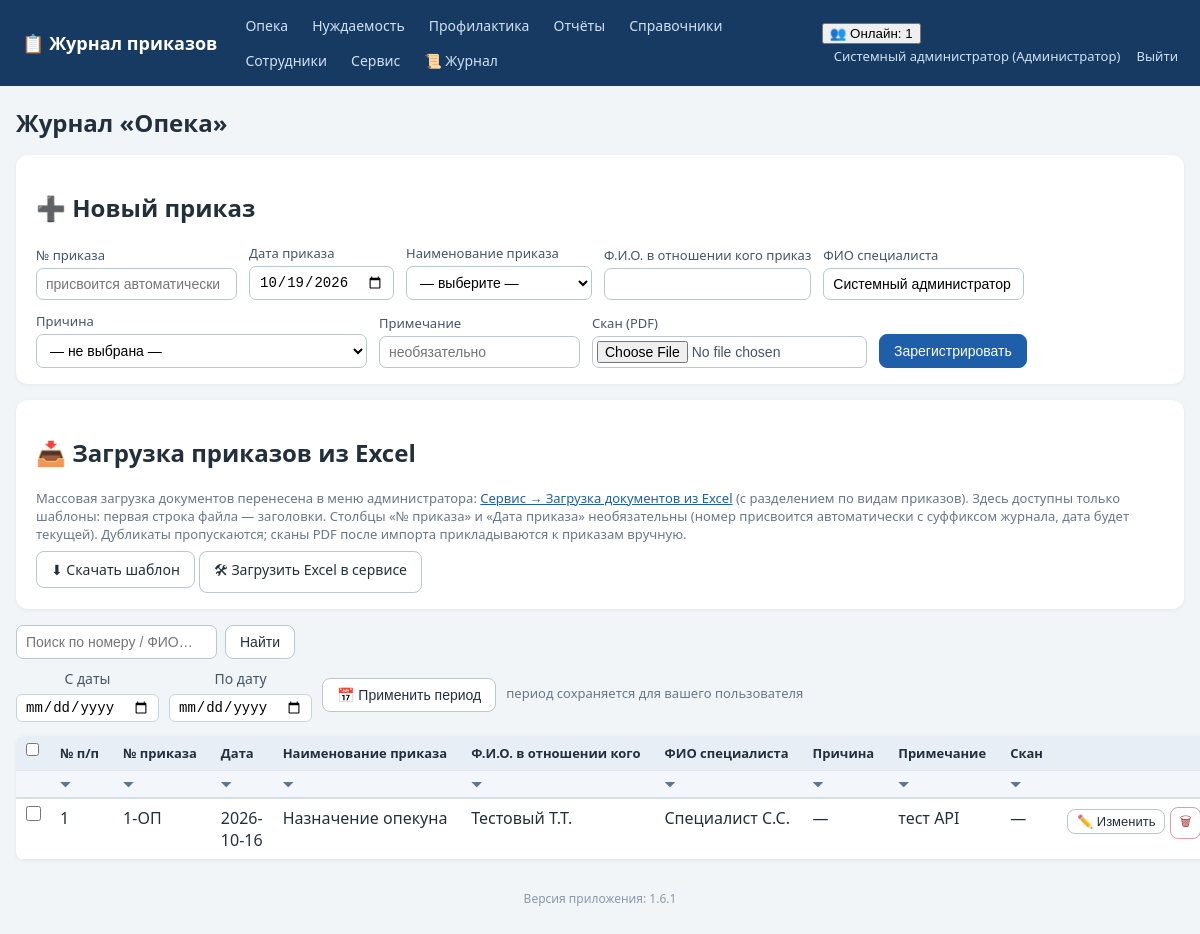
Screenshot of /journal/opeka (signed in) with the database file from the repository.
### tables this page shows
CREATE TABLE employees (
    id INTEGER PRIMARY KEY AUTOINCREMENT,
    full_name TEXT NOT NULL,
    position TEXT NOT NULL DEFAULT '',
    login TEXT UNIQUE,
    password_hash TEXT,
    pwd_changed_at TEXT,           -- дата последней самостоятельной смены пароля
    role_id INTEGER REFERENCES roles(id)
);

CREATE TABLE roles (
    id INTEGER PRIMARY KEY AUTOINCREMENT,
    name TEXT UNIQUE NOT NULL
);

CREATE TABLE orders (
    id INTEGER PRIMARY KEY AUTOINCREMENT,
    journal TEXT NOT NULL,           -- opeka / nuzhdaemost / profilaktika
    order_number TEXT NOT NULL,      -- номер приказа, напр. "12-оп"
    order_date TEXT NOT NULL,        -- ГГГГ-ММ-ДД
    order_type_id INTEGER REFERENCES order_types(id),
    person_fio TEXT NOT NULL DEFAULT '',   -- ФИО в отношении кого
    specialist_fio TEXT NOT NULL DEFAULT '', -- ФИО специалиста
    note TEXT NOT NULL DEFAULT '',         -- примечание (добавлено в 1.2.0)
    scan_path TEXT,
    created_at TEXT DEFAULT CURRENT_TIMESTAMP
, reason_id INTEGER REFERENCES reasons(id));

CREATE TABLE order_types (
    id INTEGER PRIMARY KEY AUTOINCREMENT,
    kind TEXT NOT NULL,              -- вид приказа (название журнала)
    name TEXT NOT NULL,              -- наименование приказа
    prefix TEXT NOT NULL DEFAULT '', -- префикс номера приказа для вида (напр. "ОП" -> 1-ОП)
    UNIQUE(kind, name)
);

### app.py (the view)
@app.route('/journal/<journal>')
def journal_list(journal):
    if journal not in JOURNAL_TYPES:
        abort(404)
    user = current_user()
    if not can_access_journal(user, journal):
        abort(403)
    q = request.args.get('q', '').strip()
    conn = get_db()
    p1, p2 = journal_period(conn, user['id'], journal, request.args)
    sql = ('SELECT o.*, t.name AS type_name, rs.name AS reason_name FROM orders o '
           'LEFT JOIN order_types t ON t.id=o.order_type_id '
           'LEFT JOIN reasons rs ON rs.id=o.reason_id WHERE o.journal=?')
    params = [journal]
    if p1:
        sql += ' AND o.order_date>=?'
        params.append(p1)
    if p2:
        sql += ' AND o.order_date<=?'
        params.append(p2)
    if q:
        sql += ' AND (o.order_number LIKE ? OR o.person_fio LIKE ? OR o.specialist_fio LIKE ?)'
        like = f'%{q}%'
        params += [like, like, like]
    sql += (' ORDER BY o.order_date DESC, ' + _ORDER_NUM_SQL.format(col='o.order_number') +
            ' DESC, o.order_number DESC')
    rows = conn.execute(sql, params).fetchall()
    types = conn.execute('SELECT * FROM order_types WHERE kind=? ORDER BY name',
                         (journal,)).fetchall()
    reasons = conn.execute(
        'SELECT * FROM reasons WHERE COALESCE(journal, ?)=? AND active=1 '
        'ORDER BY name',
        (journal, journal)).fetchall()
    today = date.today().isoformat()
    conn.close()
    return render_template('journal.html', journal=journal, title=JOURNAL_TITLES[journal],
                           rows=rows, types=types, reasons=reasons, today=today,
                           q=q, p1=p1, p2=p2, has_reason=REASONS_ENABLED.get(journal, False))

### app.py (called while the page is built, shortened)
def has_request_context_safe():
    try:
        from flask import has_request_context
        return has_request_context()
    except Exception:
        return False

def _session_signature(uid):
    raw = request.cookies.get(app.config['SESSION_COOKIE_NAME'], '')
    if not raw:
        return ''

def _db_touch_throttled(key, min_interval=10.0):
    now = time.time()
    last = _DB_TOUCH_TS.get(key, 0)
    if now - last >= min_interval:
        _DB_TOUCH_TS[key] = now
        return True
    return False

def db_cleanup_active_sessions(cutoff):
    try:
        conn = get_db()
        conn.execute('DELETE FROM active_sessions WHERE last_seen < ?', (cutoff,))
        conn.commit()
        conn.close()
    except Exception:
        pass

def touch_active_session(uid):
    sid = _session_signature(uid)
    ip = request.remote_addr if has_request_context_safe() else ''
    now = time.time()
    with ACTIVE_SESSIONS_LOCK:
        ACTIVE_SESSIONS[(uid, sid)] = {'last_seen': now, 'ip': ip}
    if _db_touch_throttled((uid, sid)):
        db_touch_active_session(uid, sid, ip)

def cleanup_active_sessions():
    cutoff = time.time() - ACTIVE_TIMEOUT
    with ACTIVE_SESSIONS_LOCK:
        expired = [k for k, v in ACTIVE_SESSIONS.items()
                   if v['last_seen'] < cutoff]
        for k in expired:
            del ACTIVE_SESSIONS[k]
    db_cleanup_active_sessions(cutoff)

@app.before_request
def _mark_tls_noise_context():
    try:
        from flask import g as _fg
        _tls_noise_ctx.g = _fg
    except Exception:
        pass

def get_db():
    conn = sqlite3.connect(DB_PATH)
    conn.row_factory = sqlite3.Row
    conn.execute('PRAGMA foreign_keys = ON')
    return conn

def current_user():
    uid = session.get('user_id')
    if not uid:
        return None
    conn = get_db()
    u = conn.execute('SELECT e.*, r.name AS role_name FROM employees e '
                     'LEFT JOIN roles r ON r.id=e.role_id WHERE e.id=?', (uid,)).fetchone()
    conn.close()
    return u

def can_access_journal(user, journal):
    if not user:
        return False
    if user['role_name'] in FULL_DATA_ROLES:  # админ и начальник — полный доступ
        return True
    return user['role_name'] in ROLE_ACCESS[journal]

def _valid_iso_date(s):
    try:
        d = date.fromisoformat((s or '').strip())
        return d.isoformat()
    except (ValueError, TypeError):
        return None

### templates/journal.html (shortened to what this page needs)
{% extends 'base.html' %}
{% block content %}
<h1>Журнал «{{ title }}»</h1>
<div class="panel">
  <h2>➕ Новый приказ</h2>
  <form method="post" action="{{ url_for('journal_create', journal=journal) }}" enctype="multipart/form-data">
    <label>№ приказа <input name="order_number" placeholder="присвоится автоматически"></label>
    <label>Дата приказа <input type="date" name="order_date" value="{{ today }}"></label>
    <label>Наименование приказа
      <select name="order_type_id" required>
        <option value="">— выберите —</option>
      </select>
    </label>
    <label>Ф.И.О. в отношении кого приказ <input name="person_fio" required></label>
    <label>ФИО специалиста <input name="specialist_fio" value="{{ cu.full_name if cu else '' }}"></label>
    {% if has_reason %}
    <label>Причина
      <select name="reason_id">
        <option value="">— не выбрана —</option>
      </select>
    </label>
    {% endif %}
    <label>Примечание <input name="note" placeholder="необязательно"></label>
    <label>Скан (PDF) <input type="file" name="scan" accept=".pdf,application/pdf"></label>
    <button class="btn primary" type="submit">Зарегистрировать</button>
  </form>
</div>
<div class="panel no-print">
  <h2>📥 Загрузка приказов из Excel</h2>
  <p class="hint">Массовая загрузка документов перенесена в меню администратора:
     <a href="{{ url_for('service') }}">Сервис → Загрузка документов из Excel</a>
     (с разделением по видам приказов). Здесь доступны только шаблоны:
     первая строка файла — заголовки. Столбцы «№ приказа» и «Дата приказа» необязательны
     (номер присвоится автоматически с суффиксом журнала, дата будет текущей). Дубликаты пропускаются;
     сканы PDF после импорта прикладываются к приказам вручную.</p>
  <a class="btn" href="{{ url_for('journal_template', journal=journal) }}">⬇ Скачать шаблон</a>
  <a class="btn" href="{{ url_for('service') }}#excel-import">🛠 Загрузить Excel в сервисе</a>
</div>
<form method="get" class="searchbar no-print">
  <input name="q" value="{{ q }}" placeholder="Поиск по номеру / ФИО…">
  <button class="btn">Найти</button>
</form>
<form method="get" class="periodbar no-print" id="periodForm">
  <label>С даты <input type="date" name="d1" id="p_d1" value="{{ p1 or '' }}"></label>
  <label>По дату <input type="date" name="d2" id="p_d2" value="{{ p2 or '' }}"></label>
  <button class="btn" type="submit">📅 Применить период</button>
  <span class="hint">период сохраняется для вашего пользователя</span>
</form>
<table class="grid" id="journalTable">
  {% set headers = ['№ п/п','№ приказа','Дата','Наименование приказа','Ф.И.О. в отношении кого','ФИО специалиста'] + (['Причина'] if has_reason else []) + ['Примечание','Скан'] %}
  <tr>
    <th class="chk-col no-print"><input type="checkbox" id="chkAll" title="Выделить все строки"
        onclick="toggleAllChecked(this.checked)"></th>
    {% for h in headers %}
    <th class="sortable" data-sortcol="{{ loop.index0 + 1 }}" onclick="sortByColumn(this)"
        title="Сортировать по столбцу «{{ h }}»">{{ h }}</th>
    {% endfor %}
    <th class="no-print"></th>
  </tr>
  <tr class="filter-row no-print">
    <th class="no-print"></th>
    {% for h in headers %}
    <th class="filter-cell">
      <span class="funnel" onclick="toggleFilter(this)" title="Фильтр по столбцу «{{ h }}»">⏷</span>
    </th>
    {% endfor %}
    <th class="no-print"></th>
  </tr>
  {% for r in rows %}
  <tr{% if r.scan_path %} data-has-scan="1"{% endif %}>
    <td class="chk-col no-print">
      <input type="checkbox" class="row-check" value="{{ r.id }}"
             data-number="{{ r.order_number }}" onchange="onRowCheckChange()">
    </td>
    <td>{{ loop.index }}</td>
    <td>{{ r.order_number }}</td>
    <td>{{ r.order_date }}</td>
    <td>{{ r.type_name or '—' }}</td>
    <td>{{ r.person_fio }}</td>
    <td>{{ r.specialist_fio }}</td>
    {% if has_reason %}<td class="reason-cell">{{ r.reason_name or '—' }}</td>{% endif %}
    <td>{{ r.note if 'note' in r.keys() else '' }}</td>
    <td>{% if r.scan_path %}<a href="{{ url_for('order_scan', oid=r.id) }}" target="_blank">📄 PDF</a>{% else %}—{% endif %}</td>
    <td class="actions no-print">
      <button class="btn sm" data-id="{{ r.id }}" data-number="{{ r.order_number }}" data-date="{{ r.order_date }}"
              data-typeid="{{ r.order_type_id or '' }}" data-person="{{ r.person_fio }}" data-spec="{{ r.specialist_fio }}"
              data-note="{{ r.note if 'note' in r.keys() else '' }}"
              {% if has_reason %}data-reasonid="{{ r.reason_id or '' }}" data-reason="{{ r.reason_name or '' }}"{% endif %}
              onclick="openEdit(this)">✏️ Изменить</button>
      <form method="post" action="{{ url_for('order_delete', oid=r.id) }}" style="display:inline"
            onsubmit="return confirm('Удалить приказ?')"><button class="btn sm danger">🗑</button></form>
    </td>
  </tr>
  {% endfor %}
</table>
{% endblock %}

### templates/base.html (shortened to what this page needs)
<!DOCTYPE html>
<html lang="ru">
<head>
<link rel="stylesheet" href="{{ url_for('static', filename='style.css') }}">
</head>
<body>
<header class="topbar no-print">
  <div class="brand"><a href="{{ url_for('index') }}">📋 Журнал приказов</a></div>
  <nav>
    {% for j, t in accessible_journals %}
      <a href="{{ url_for('journal_list', journal=j) }}">{{ t }}</a>
    {% endfor %}
    {% if cu and cu.role_name in ['Администратор','Начальник отдела','Куратор'] %}
      <a href="{{ url_for('reports') }}">Отчёты</a>
    {% endif %}
    <a href="{{ url_for('references', tab='order_types') }}">Справочники</a>
    {% if cu and cu.role_name == 'Администратор' %}
      <a href="{{ url_for('employees') }}">Сотрудники</a>
      <a href="{{ url_for('service') }}">Сервис</a>
      <a href="{{ url_for('logs_view') }}" title="Журнал логирования">📜 Журнал</a>
    {% endif %}
  </nav>
  <div class="userbox">
    {% if cu %}
      {% if active_users is not none %}
        <div class="online" id="onlineBox" title="Сотрудники, работавшие в системе за последние {{ (active_timeout // 60) or 1 }} мин. Обновляется автоматически.">
          <button type="button" class="online-toggle" onclick="toggleOnline()">👥 Онлайн: {{ active_users|length }}</button>
        </div>
      {% endif %}
      <a href="{{ url_for('profile') }}" title="Сменить пароль">{{ cu.full_name }} ({{ cu.role_name }})</a>
      <a href="{{ url_for('logout') }}">Выйти</a>
    {% endif %}
  </div>
</header>
<main class="container">
  {% block content %}{% endblock %}
</main>
<footer class="foot no-print">Версия приложения: {{ app_version }}</footer>
</body>
</html>

### static/style.css (style rules this page uses)
:root { --bs:#1f5fa9;--bg:#f2f5f8;--tx:#22303c; }
* { box-sizing:border-box }
body { margin:0;font-family:"Segoe UI",Arial,sans-serif;background:var(--bg);color:var(--tx); }
a { color:var(--bs); }
.topbar { display:flex;align-items:center;gap:18px;flex-wrap:wrap;background:#173a63;color:#fff;padding:10px 22px; }
.topbar .brand a { color:#fff;font-weight:700;font-size:18px;text-decoration:none; }
.topbar nav { display:flex;gap:4px;flex-wrap:wrap;flex:1; }
.topbar nav a { color:#cfe0f5;text-decoration:none;padding:6px 10px;border-radius:6px;font-size:14px; }
.userbox a { color:#cfe0f5;text-decoration:none;font-size:13px;margin-left:12px; }
.container { max-width:1200px;margin:20px auto;padding:0 16px; }
h1 { font-size:24px; }
.panel { background:#fff;border-radius:12px;padding:16px 20px;margin:16px 0;box-shadow:0 1px 4px rgba(0,0,0,.06); }
.panel form { display:flex;flex-wrap:wrap;gap:12px;align-items:end; }
label { display:flex;flex-direction:column;font-size:13px;gap:4px;color:#44556a; }
input,select { padding:7px 9px;border:1px solid #b9c6d3;border-radius:7px;font-size:14px;background:#fff; }
input[type=file] { padding:4px; }
.btn { display:inline-block;padding:8px 14px;border-radius:8px;border:1px solid #b9c6d3;background:#fff;color:var(--tx);cursor:pointer;font-size:14px;text-decoration:none; }
.btn.primary { background:var(--bs);border-color:var(--bs);color:#fff; }
.btn.danger { background:#fff;border-color:#dba0a0;color:#a33; }
.btn.sm { padding:4px 9px;font-size:13px; }
table.grid { width:100%;border-collapse:collapse;background:#fff;margin:14px 0;box-shadow:0 1px 4px rgba(0,0,0,.06);border-radius:8px;overflow:hidden; }
.grid th { background:#e8eef5;font-size:13px;text-align:left; }
.grid th,.grid td { padding:8px 10px;border-bottom:1px solid #e2e8ef;vertical-align:top; }
.actions { white-space:nowrap; }
.searchbar { display:flex;gap:8px;margin:10px 0; }
.foot { text-align:center;color:#8a99a8;font-size:12px;margin:30px 0; }
.hint { color:#67788a;font-size:13px;margin:4px 0 8px 0; }
.filter-row th { background:#f3f6fa;padding:4px 6px;border-bottom:2px solid #d5deea; }
.funnel { cursor:pointer;color:#5b7592;font-size:13px;user-select:none;padding:0 4px; }
th.sortable { cursor:pointer;user-select:none;white-space:nowrap; }
.periodbar { display:flex;flex-wrap:wrap;align-items:center;gap:10px;margin:6px 0 10px 0; }
.periodbar label { font-size:14px;display:inline-flex;align-items:center;gap:6px; }
.periodbar input[type=date] { padding:4px 8px;border:1px solid #c6d2e0;border-radius:6px;font-size:14px; }
.chk-col { width:28px;text-align:center;padding:4px 6px!important; }
.row-check { cursor:pointer;width:15px;height:15px;accent-color:#1c3f63; }

### rows the page displays
employees: full_name "Системный администратор", specialist_fio "Системный администратор"
roles: role_name "Администратор"
orders: order_number "1-ОП", order_date "2026-10-16", name "Назначение опекуна", person_fio "Тестовый Т.Т.", specialist_fio "Специалист С.С.", reason_name "—", note "тест API"

### other values shown
{{ t }} "Опека" "Нуждаемость" "Профилактика"
{{ active_users|length }} "1"
{{ title }} "Опека"
{{ h }} "№ п/п" "№ приказа" "Дата" "Наименование приказа" "Ф.И.О. в отношении кого" "ФИО специалиста" "Причина" "Примечание" "Скан"
{{ app_version }} "1.6.1"
